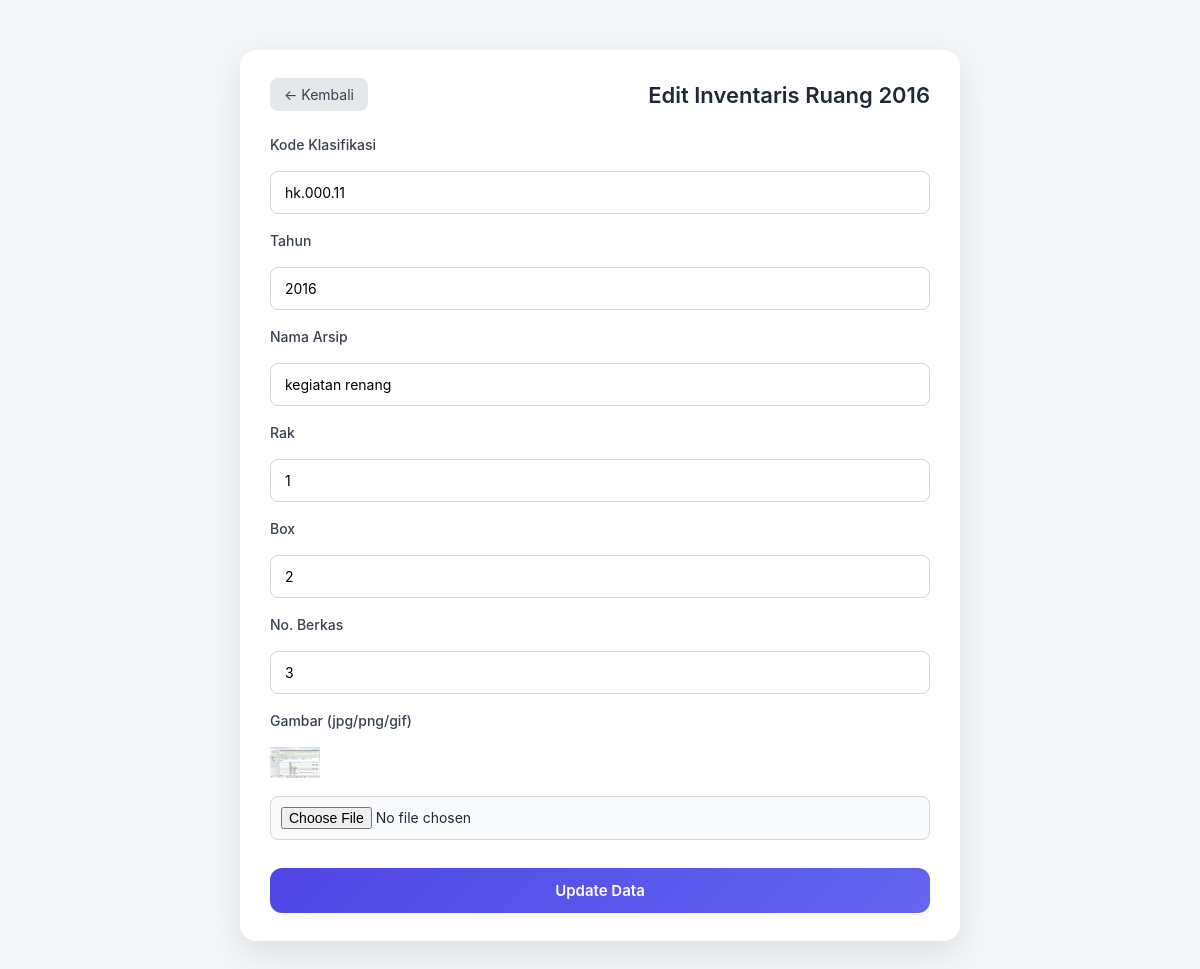
/inventaris/edit.php?id=41 (signed in), run on the app's committed database.
### tables this page shows
CREATE TABLE `ruang` (
  `id` int NOT NULL,
  `nama_ruang` varchar(100) DEFAULT NULL,
  `keterangan` text
);

CREATE TABLE `inventaris` (
  `id` int NOT NULL,
  `kode` varchar(50) DEFAULT NULL,
  `tahun` int DEFAULT NULL,
  `nama` varchar(255) DEFAULT NULL,
  `rak` varchar(50) DEFAULT NULL,
  `box` varchar(50) DEFAULT NULL,
  `baris` varchar(50) DEFAULT NULL,
  `image` varchar(255) DEFAULT NULL,
  `ruang_id` int DEFAULT NULL
);

### inventaris/edit.php (the view, shortened to what this page needs)
<?php
include "../config/koneksi.php";
$id = intval($_GET['id']);
$data = mysqli_fetch_assoc(mysqli_query($conn, "SELECT * FROM inventaris WHERE id=$id"));
$ruang_id = $data['ruang_id'];
$ruangData = mysqli_fetch_assoc(mysqli_query($conn, "SELECT * FROM ruang WHERE id=$ruang_id"));
?>
<!DOCTYPE html>
<html lang="id">
<head>
    <link rel="stylesheet" href="../assets/css/inventaris.css">
</head>
<body>
<div class="form-container">
    <div class="form-header">
        <a href="index.php?ruang_id=<?= $ruang_id ?>" class="btn-back">← Kembali</a>
        <h2>Edit Inventaris Ruang <?= $ruangData['nama_ruang'] ?? '' ?></h2>
    </div>
    <form method="post" enctype="multipart/form-data">
        <label>Kode Klasifikasi</label>
        <input type="text" name="kode" value="<?= $data['kode'] ?>" required>
        <label>Tahun</label>
        <input type="text" name="tahun" value="<?= $data['tahun'] ?>" required>
        <label>Nama Arsip</label>
        <input type="text" name="nama" value="<?= $data['nama'] ?>" required>
        <label>Rak</label>
        <input type="text" name="rak" value="<?= $data['rak'] ?>" required>
        <label>Box</label>
        <input type="text" name="box" value="<?= $data['box'] ?>" required>
        <label>No. Berkas</label>
        <input type="text" name="baris" value="<?= $data['baris'] ?>" required>
        <label>Gambar (jpg/png/gif)</label>
        <?php if(!empty($data['image']) && file_exists('../uploads/'.$data['image'])): ?>
            <img src="../uploads/<?= $data['image'] ?>" width="50"><br>
        <?php endif; ?>
        <input type="file" name="image" accept="image/*">
        <button type="submit" name="update">Update Data</button>
    </form>
</div>
</body>
</html>

### assets/css/inventaris.css (style rules this page uses)
* { margin: 0; padding: 0; box-sizing: border-box; font-family: "Inter", "Segoe UI", sans-serif; }
body { background: #f4f6f9; color: #1f2937; padding: 20px; }
.btn-back { text-decoration: none; padding: 8px 14px; background: #e5e7eb; border-radius: 8px; color: #374151; font-size: 14px; transition: 0.3s; }
.form-container { max-width: 720px; margin: 30px auto; background: #ffffff; padding: 28px 30px; border-radius: 16px; box-shadow: 0 12px 35px rgba(0,0,0,0.1); animation: fadeIn 0.4s ease-in-out; }
.form-header { display: flex; align-items: center; justify-content: space-between; margin-bottom: 25px; }
.form-header h2 { font-size: 22px; font-weight: 600; color: #1f2937; }
.form-container form { display: grid; grid-template-columns: 1fr 1fr; gap: 18px 20px; }
.form-container label { grid-column: span 2; font-size: 14px; font-weight: 500; color: #374151; }
.form-container input, .form-container select { grid-column: span 2; padding: 12px 14px; border-radius: 8px; border: 1px solid #d1d5db; font-size: 14px; transition: 0.3s; background: #fff; }
.form-container input[type="file"] { padding: 10px; background: #f9fafb; cursor: pointer; }
.form-container button { grid-column: span 2; margin-top: 10px; padding: 13px; background: linear-gradient(135deg, #4f46e5, #6366f1); border: none; border-radius: 12px; color: #ffffff; font-size: 15px; font-weight: 600; cursor: pointer; transition: 0.3s; }

### data on the page
ruang: nama_ruang "2016"
inventaris: kode "hk.000.11", tahun "2016", nama "kegiatan renang", rak "1", box "2", baris "3", image (picture)
